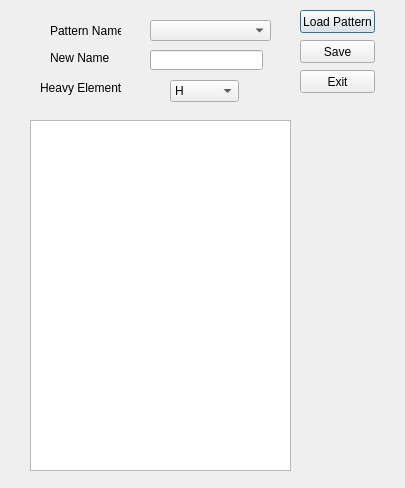
<?xml version="1.0" encoding="UTF-8"?>
<ui version="4.0">
 <class>Dialog</class>
 <widget class="QDialog" name="Dialog">
  <property name="geometry">
   <rect>
    <x>0</x>
    <y>0</y>
    <width>405</width>
    <height>488</height>
   </rect>
  </property>
  <property name="windowTitle">
   <string>Dialog</string>
  </property>
  <widget class="QComboBox" name="PatternName">
   <property name="geometry">
    <rect>
     <x>150</x>
     <y>20</y>
     <width>121</width>
     <height>21</height>
    </rect>
   </property>
  </widget>
  <widget class="QLabel" name="label">
   <property name="geometry">
    <rect>
     <x>50</x>
     <y>20</y>
     <width>71</width>
     <height>21</height>
    </rect>
   </property>
   <property name="text">
    <string>Pattern Name</string>
   </property>
  </widget>
  <widget class="QLineEdit" name="Save_Name">
   <property name="geometry">
    <rect>
     <x>150</x>
     <y>50</y>
     <width>113</width>
     <height>20</height>
    </rect>
   </property>
  </widget>
  <widget class="QLabel" name="label_2">
   <property name="geometry">
    <rect>
     <x>50</x>
     <y>50</y>
     <width>61</width>
     <height>16</height>
    </rect>
   </property>
   <property name="text">
    <string>New Name</string>
   </property>
  </widget>
  <widget class="QComboBox" name="heavy_element">
   <property name="geometry">
    <rect>
     <x>170</x>
     <y>80</y>
     <width>69</width>
     <height>22</height>
    </rect>
   </property>
   <item>
    <property name="text">
     <string>H</string>
    </property>
   </item>
   <item>
    <property name="text">
     <string>N</string>
    </property>
   </item>
   <item>
    <property name="text">
     <string>C</string>
    </property>
   </item>
  </widget>
  <widget class="QLabel" name="label_3">
   <property name="geometry">
    <rect>
     <x>40</x>
     <y>80</y>
     <width>81</width>
     <height>16</height>
    </rect>
   </property>
   <property name="text">
    <string>Heavy Element</string>
   </property>
  </widget>
  <widget class="QPushButton" name="Load">
   <property name="geometry">
    <rect>
     <x>300</x>
     <y>10</y>
     <width>75</width>
     <height>23</height>
    </rect>
   </property>
   <property name="text">
    <string>Load Pattern</string>
   </property>
  </widget>
  <widget class="QPushButton" name="save">
   <property name="geometry">
    <rect>
     <x>300</x>
     <y>40</y>
     <width>75</width>
     <height>23</height>
    </rect>
   </property>
   <property name="text">
    <string>Save</string>
   </property>
  </widget>
  <widget class="QPushButton" name="exit">
   <property name="geometry">
    <rect>
     <x>300</x>
     <y>70</y>
     <width>75</width>
     <height>23</height>
    </rect>
   </property>
   <property name="text">
    <string>Exit</string>
   </property>
  </widget>
  <widget class="QTableWidget" name="LabelTable">
   <property name="geometry">
    <rect>
     <x>30</x>
     <y>120</y>
     <width>261</width>
     <height>351</height>
    </rect>
   </property>
  </widget>
 </widget>
 <resources/>
 <connections/>
</ui>
